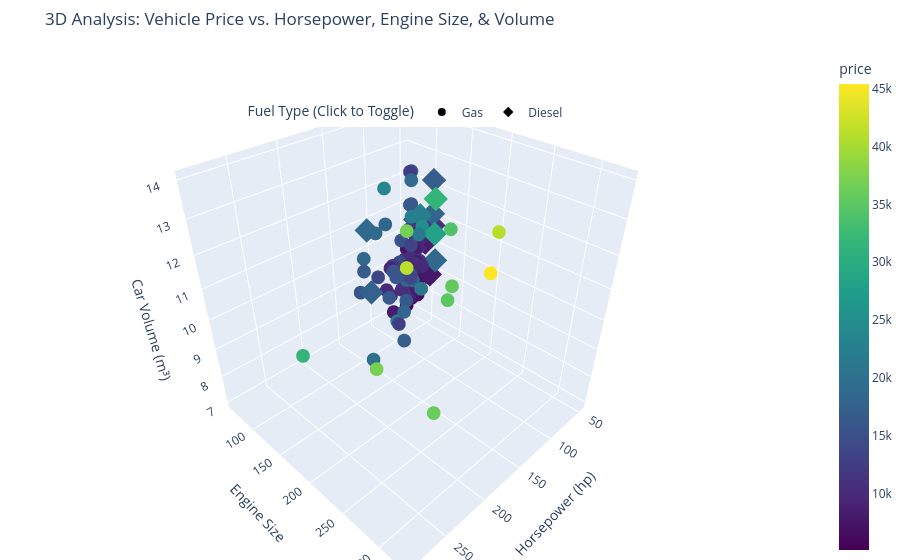

Notebook source saved alongside this figure:
### Markdown cell above
## Interactive presentation chart of findings.

We have isolated three primary features that drive vehicle pricing: Engine Size, Horsepower, and Car Volume. To demonstrate their combined impact, we rendered an interactive 3D Plotly visualization displaying all three dimensions across the dataset simultaneously. The chart includes interactive toggles to segment the data by binary features: fuel type, turbo aspiration, door count, and engine location.

### Code cell
import pandas as pd
import numpy as np
import plotly.express as px




# Reconstruct readable string categories from binary 1/0 flags
df['fueltype'] = np.where(df['fueltype_gas'] == 1, 'Gas', 'Diesel')
df['aspiration'] = np.where(df['aspiration_turbo'] == 1, 'Turbo', 'Standard')
df['doors'] = np.where(df['doornumber_four'] == 1, '4 Doors', '2 Doors')
df['engine_location'] = np.where(df['enginelocation_front'] == 1, 'Front Engine', 'Rear Engine')

# 1. Reconstruct readable string categories
df['fueltype'] = np.where(df['fueltype_gas'] == 1, 'Gas', 'Diesel')
df['aspiration'] = np.where(df['aspiration_turbo'] == 1, 'Turbo', 'Standard')
df['doors'] = np.where(df['doornumber_four'] == 1, '4 Doors', '2 Doors')
df['engine_location'] = np.where(df['enginelocation_front'] == 1, 'Front Engine', 'Rear Engine')

# 2. Build the interactive 3D scatter chart
fig = px.scatter_3d(
    df,
    x='horsepower',
    y='enginesize',
    z='car_volume',
    color='price',
    symbol='fueltype', # Distinguishes Gas vs Diesel by marker shape
    hover_data={
        'aspiration': True,
        'doors': True,
        'engine_location': True,
        'price': ':$' # Format price as currency
    },
    color_continuous_scale='Viridis',
    title="3D Analysis: Vehicle Price vs. Horsepower, Engine Size, & Volume"
)

# 3. Fine-tune layout and axis titles
fig.update_layout(
    scene=dict(
        xaxis_title='Horsepower (hp)',
        yaxis_title='Engine Size',
        zaxis_title='Car Volume (m³)'
    ),
    legend_title_text='Fuel Type (Click to Toggle)',
    margin=dict(l=0, r=0, b=0, t=50)
)

# Spread legend items horizontally across the top of the chart
fig.update_layout(
    legend=dict(
        orientation="h",        # Layout items side-by-side horizontally
        yanchor="bottom",       # Align from the bottom of the legend box
        y=0.85,                 # Place slightly above the plot (above Y=1.0)
        xanchor="center",       # Center-align the legend
        x=0.5,                  # Position at the horizontal midpoint (X=0.5)
        font=dict(size=12)
    )
)
# 4. Render or save figure
fig.show()

### Figure 1 — Plotly figure (JSON) as saved in the notebook; plotly's stock layout.template omitted (floating-point values rounded to 4 significant figures; data arrays with more than 128 entries replaced by an {"elided": "..."} marker saying what was removed)
{"data": [{"customdata": {"elided": "183x4 mixed values"}, "hovertemplate": "fueltype=Gas<br>horsepower=%{x}<br>enginesize=%{y}<br>car_volume=%{z}<br>aspiration=%{customdata[0]}<br>doors=%{customdata[1]}<br>engine_location=%{customdata[2]}<br>price=%{marker.color:$}<extra></extra>", "legendgroup": "Gas", "marker": {"color": {"elided": "183 float values"}, "coloraxis": "coloraxis", "symbol": "circle"}, "mode": "markers", "name": "Gas", "scene": "scene", "showlegend": true, "type": "scatter3d", "x": {"elided": "183 int values"}, "y": {"elided": "183 int values"}, "z": {"elided": "183 int values"}}, {"customdata": [["Turbo", "2 Doors", "Front Engine", 17860.0], ["Standard", "4 Doors", "Front Engine", 10795], ["Standard", "4 Doors", "Front Engine", 18344], ["Turbo", "4 Doors", "Front Engine", 25552], ["Turbo", "4 Doors", "Front Engine", 28248], ["Turbo", "2 Doors", "Front Engine", 28176], ["Turbo", "4 Doors", "Front Engine", 31600], ["Standard", "2 Doors", "Front Engine", 7099], ["Turbo", "4 Doors", "Front Engine", 13200], ["Turbo", "4 Doors", "Front Engine", 13860], ["Turbo", "4 Doors", "Front Engine", 16900], ["Turbo", "4 Doors", "Front Engine", 17075], ["Turbo", "4 Doors", "Front Engine", 17950], ["Standard", "4 Doors", "Front Engine", 7898], ["Standard", "4 Doors", "Front Engine", 7788], ["Turbo", "4 Doors", "Front Engine", 10698], ["Standard", "2 Doors", "Front Engine", 7775], ["Standard", "4 Doors", "Front Engine", 7995], ["Turbo", "4 Doors", "Front Engine", 9495], ["Turbo", "4 Doors", "Front Engine", 13845], ["Turbo", "4 Doors", "Front Engine", 18950], ["Turbo", "4 Doors", "Front Engine", 22470]], "hovertemplate": "fueltype=Diesel<br>horsepower=%{x}<br>enginesize=%{y}<br>car_volume=%{z}<br>aspiration=%{customdata[0]}<br>doors=%{customdata[1]}<br>engine_location=%{customdata[2]}<br>price=%{marker.color:$}<extra></extra>", "legendgroup": "Diesel", "marker": {"color": [17860.0, 10800.0, 18340.0, 25550.0, 28250.0, 28180.0, 31600.0, 7099.0, 13200.0, 13860.0, 16900.0, 17080.0, 17950.0, 7898.0, 7788.0, 10700.0, 7775.0, 7995.0, 9495.0, 13840.0, 18950.0, 22470.0], "coloraxis": "coloraxis", "symbol": "diamond"}, "mode": "markers", "name": "Diesel", "scene": "scene", "showlegend": true, "type": "scatter3d", "x": [160, 64, 72, 123, 123, 123, 123, 55, 95, 95, 95, 95, 95, 56, 56, 73, 52, 52, 68, 68, 162, 106], "y": [131, 122, 134, 183, 183, 183, 183, 103, 152, 152, 152, 152, 152, 110, 110, 110, 97, 97, 97, 97, 130, 145], "z": [10, 11, 10, 12, 13, 12, 13, 9, 12, 13, 12, 13, 12, 9, 9, 11, 10, 10, 10, 11, 12, 12]}], "layout": {"coloraxis": {"autocolorscale": false, "colorbar": {"title": {"text": "price"}}, "colorscale": [[0, "#440154"], [0.1111, "#482878"], [0.2222, "#3e4989"], [0.3333, "#31688e"], [0.4444, "#26828e"], [0.5556, "#1f9e89"], [0.6667, "#35b779"], [0.7778, "#6ece58"], [0.8889, "#b5de2b"], [1, "#fde725"]]}, "legend": {"font": {"size": 12}, "orientation": "h", "title": {"text": "Fuel Type (Click to Toggle)"}, "tracegroupgap": 0, "x": 0.5, "xanchor": "center", "y": 0.85, "yanchor": "bottom"}, "margin": {"b": 0, "l": 0, "r": 0, "t": 50}, "scene": {"domain": {"x": [0, 1], "y": [0, 1]}, "xaxis": {"title": {"text": "Horsepower (hp)"}}, "yaxis": {"title": {"text": "Engine Size"}}, "zaxis": {"title": {"text": "Car Volume (m³)"}}}, "title": {"text": "3D Analysis: Vehicle Price vs. Horsepower, Engine Size, & Volume"}}}
